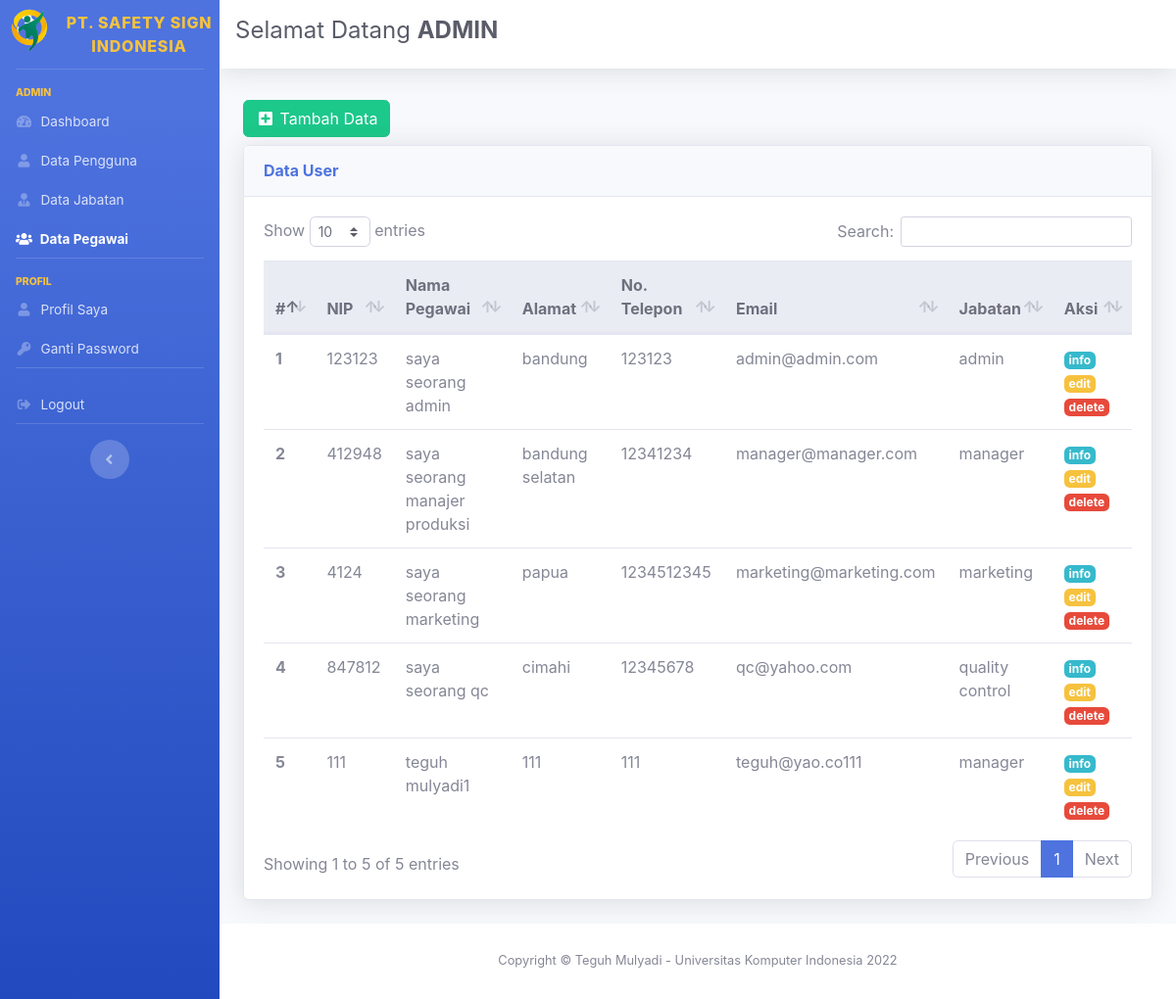
The page /admin/index.php?menu=pegawai&action=tampil (signed in) on the database its author committed.
### tables this page shows
CREATE TABLE `tbl_pegawai` (
  `id_pegawai` int(11) NOT NULL,
  `nip` varchar(20) NOT NULL,
  `nama_pegawai` varchar(128) NOT NULL,
  `alamat` text NOT NULL,
  `no_telepon` varchar(13) NOT NULL,
  `email` varchar(128) NOT NULL,
  `tempat_lahir` varchar(50) NOT NULL,
  `tgl_lahir` date NOT NULL,
  `id_jabatan` int(11) NOT NULL
);

CREATE TABLE `tbl_jabatan` (
  `id_jabatan` int(11) NOT NULL,
  `nama_jabatan` varchar(50) NOT NULL
);

### admin/tampil_data_pegawai.php (the view)
<?php
include 'config.php';
$sql = "SELECT * FROM tbl_pegawai JOIN tbl_jabatan ON tbl_pegawai.id_jabatan=tbl_jabatan.id_jabatan";
$hasil = mysqli_query($con, $sql);
?>
    <a href="?menu=pegawai&action=tambah" class="btn btn-success my-2">
        <i class="fas fa-fw fa-plus-square"></i>
        <span>Tambah Data</span>
    </a>
<div class="card shadow mb-4">
    <div class="card-header py-3">
        <h6 class="m-0 font-weight-bold text-primary">Data User</h6>
    </div>
    <div class="card-body">
        <div class="table-responsive">
            <table class="table table-hover" id="dataTable" width="100%" cellspacing="0">
                <thead class="thead-light">
                    <tr>
                        <th>#</th>
                        <th>NIP</th>
                        <th>Nama Pegawai</th>
                        <th>Alamat</th>
                        <th>No. Telepon</th>
                        <th>Email</th>
                        <th>Jabatan</th>
                        <th>Aksi</th>
                    </tr>
                </thead>
                <tbody>
                    <?php
                    $i = 1;
             while ($row = mysqli_fetch_assoc($hasil)) {
                        ?>
                        <tr>
                            <th scope="row"><?= $i++ ?></th>
                            <td><?= $row['nip']; ?></td>
                            <td><?= $row['nama_pegawai']; ?></td>
                            <td><?= $row['alamat']; ?></td>
                            <td><?= $row['no_telepon']; ?></td>
                            <td><?= $row['email']; ?></td>
                            <td><?= $row['nama_jabatan']; ?></td>
                            <td>
                                <a href="?menu=pegawai&action=detail&id=<?= $row['id_pegawai'] ?>" class="badge badge-info">info</a>
                                <a href="?menu=pegawai&action=edit&id=<?= $row['id_pegawai'] ?>" class="badge badge-warning">edit</a>
                                <a href="proses_delete_data_pegawai.php?id=<?= $row['id_pegawai'] ?>" class="badge badge-danger" onclick="return confirm('Yakin delete?');">delete</a>
                            </td>
                        </tr>
                    <?php }
                ?>
                </tbody>
            </table>
        </div>
    </div>
</div>

### admin/templates/header.php (shortened to what this page needs)
<!DOCTYPE html>
<html lang="en">
<head>
    <link href="../assets/vendor/fontawesome-free/css/all.min.css" rel="stylesheet" type="text/css">
    <link href="../assets/css/sb-admin-2.min.css" rel="stylesheet">
    <link href="../assets/vendor/datatables/dataTables.bootstrap4.min.css" rel="stylesheet">
</head>
<body id="page-top">
    <div id="wrapper">

### admin/templates/sidebar.php (shortened to what this page needs)
<ul class="navbar-nav bg-gradient-primary sidebar sidebar-dark accordion" id="accordionSidebar">
    <a class="sidebar-brand d-flex align-items-center justify-content-center px-0" href="#">
        <div class="sidebar-brand-icon ">
            <i><img src="../assets/img/pt-ssi2.png" width="60pt" height="60pt"></i>
        </div>
        <div class="sidebar-brand-text px-0 text-warning"><?= "PT. Safety Sign Indonesia"; ?></div>
    </a>
    <hr class="sidebar-divider">
    <div class="sidebar-heading text-warning">
        Admin
    </div>
    <?php if ((isset($_GET['menu'])) && ($_GET['menu'] == "dashboard") && ($_GET['action'] == "tampil")) :
    ?>
        <li class="nav-item active">
        <?php else : ?>
        <li class="nav-item">
        <?php endif; ?>
        <a class="nav-link pb-2 pt-2" href="?menu=dashboard&action=tampil">
            <i class="fas fa-fw fa-tachometer-alt"></i>
            <span>Dashboard</span></a>
        </li>
        <?php if ((isset($_GET['menu'])) && ($_GET['menu'] == "pengguna") && ($_GET['action'] == "tampil")) :
        ?>
            <li class="nav-item active">
            <?php else : ?>
            <li class="nav-item">
            <?php endif; ?>
            <a class="nav-link pb-2 pt-2" href="?menu=pengguna&action=tampil">
                <i class="fas fa-fw fa-user"></i>
                <span>Data Pengguna</span></a>
            </li>
            <?php if ((isset($_GET['menu'])) && ($_GET['menu'] == "jabatan") && ($_GET['action'] == "tampil")) :
            ?>
                <li class="nav-item active">
                <?php else : ?>
                <li class="nav-item">
                <?php endif; ?>
                <a class="nav-link pb-2 pt-2" href="?menu=jabatan&action=tampil">
                    <i class="fas fa-fw fa-user-tie"></i>
                    <span>Data Jabatan</span></a>
                </li>
                <?php if ((isset($_GET['menu'])) && ($_GET['menu'] == "pegawai") && ($_GET['action'] == "tampil")) :
                ?>
                    <li class="nav-item active">
                    <?php else : ?>
                    <li class="nav-item">
                    <?php endif; ?>
                    <a class="nav-link pb-2 pt-2" href="?menu=pegawai&action=tampil">
                        <i class="fas fa-fw fa-users"></i>
                        <span>Data Pegawai</span></a>
                    </li>
                    <hr class="sidebar-divider">
                    <div class="sidebar-heading text-warning">
                        PROFIL
                    </div>
                    <?php if ((isset($_GET['menu'])) && ($_GET['menu'] == "profil_saya") && ($_GET['action'] == "tampil")) :
                    ?>
                        <li class="nav-item active">
                        <?php else : ?>
                        <li class="nav-item">
                        <?php endif; ?>
                        <a class="nav-link pb-2 pt-2" href="?menu=profil_saya&action=tampil">
                            <i class="fas fa-fw fa-user"></i>
                            <span>Profil Saya</span></a>
                        </li>
                        <?php if ((isset($_GET['menu'])) && ($_GET['menu'] == "ganti_password") && ($_GET['action'] == "tampil")) :
                        ?>
                            <li class="nav-item active">
                            <?php else : ?>
                            <li class="nav-item">
                            <?php endif; ?>
                            <a class="nav-link pb-2 pt-2" href="?menu=ganti_password&action=tampil">
                                <i class="fas fa-fw fa-key"></i>
                                <span>Ganti Password</span></a>
                            </li>
                            <hr class="sidebar-divider d-none d-md-block">
                            <li class="nav-item">
                                <a class="nav-link pb-2 pt-2" href="../logout.php">
                                    <i class="fas fa-fw fa-sign-out-alt"></i>
                                    <span>Logout</span></a>
                            </li>
                            <hr class="sidebar-divider d-none d-md-block">
                            <div class="text-center d-none d-md-inline">
                                <button class="rounded-circle border-0" id="sidebarToggle"></button>
                            </div>
</ul>

### admin/templates/topbar.php (shortened to what this page needs)
<div id="content-wrapper" class="d-flex flex-column">
    <div id="content">
        <nav class="navbar navbar-expand navbar-light bg-white topbar mb-4 static-top shadow">
            <h4 class="h4 mb-2 text-gray-800">
               Selamat Datang <strong><?= strtoupper($_SESSION['admin']);?>
               </strong>
            </h4>
        </nav>

### admin/index.php (shortened to what this page needs)
<?php include('templates/header.php'); ?>
<?php include('templates/sidebar.php'); ?>
<?php include('templates/topbar.php'); ?>
<div class="container-fluid">
    <?php
    if ((isset($_GET['menu'])) && ($_GET['menu'] == "pegawai") && ($_GET['action'] == "tampil")) {
        include('tampil_data_pegawai.php');
    }
    ?>
</div>
</div>
<?php include('templates/footer.php'); ?>

### admin/templates/footer.php (shortened to what this page needs)
<footer class="sticky-footer bg-white">
    <div class="container my-auto">
        <div class="copyright text-center my-auto">
            <span>Copyright &copy; Teguh Mulyadi - Universitas Komputer Indonesia <?= date('Y') ?></span>
        </div>
    </div>
</footer>
</div>
</div>
</body>
</html>

### rows shown on the page
tbl_pegawai: nip "123123", nama_pegawai "saya seorang admin", alamat "bandung", no_telepon "123123", email "admin@admin.com", id_jabatan.nama_jabatan "admin"
tbl_pegawai: nip "412948", nama_pegawai "saya seorang manajer produksi", alamat "bandung selatan", no_telepon "12341234", email "manager@manager.com", id_jabatan.nama_jabatan "manager"
tbl_pegawai: nip "4124", nama_pegawai "saya seorang marketing", alamat "papua", no_telepon "1234512345", email "marketing@marketing.com", id_jabatan.nama_jabatan "marketing"
tbl_pegawai: nip "847812", nama_pegawai "saya seorang qc", alamat "cimahi", no_telepon "12345678", email "qc@yahoo.com", id_jabatan.nama_jabatan "quality control"
tbl_pegawai: nip "111", nama_pegawai "teguh mulyadi1", alamat "111", no_telepon "111", email "teguh@yao.co111", id_jabatan.nama_jabatan "manager"

### other values the page prints
$_SESSION['admin'] "ADMIN"
